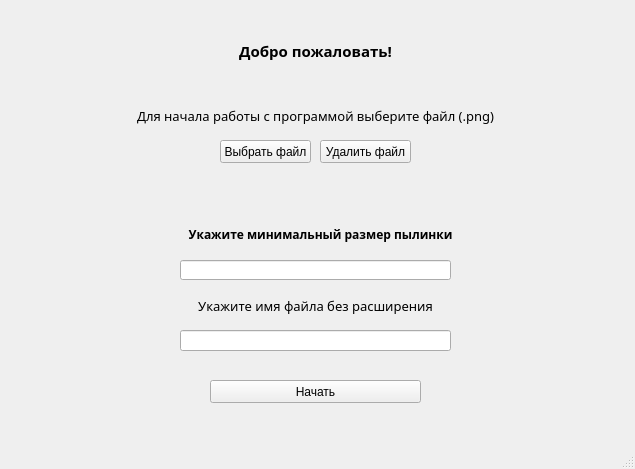
<?xml version="1.0" encoding="UTF-8"?>
<ui version="4.0">
 <class>MainWindow</class>
 <widget class="QMainWindow" name="MainWindow">
  <property name="geometry">
   <rect>
    <x>0</x>
    <y>0</y>
    <width>635</width>
    <height>469</height>
   </rect>
  </property>
  <property name="windowTitle">
   <string>MainWindow</string>
  </property>
  <widget class="QWidget" name="centralwidget">
   <widget class="QLabel" name="label">
    <property name="geometry">
     <rect>
      <x>0</x>
      <y>0</y>
      <width>631</width>
      <height>101</height>
     </rect>
    </property>
    <property name="font">
     <font>
      <family>Bodoni MT Black</family>
      <pointsize>11</pointsize>
      <weight>75</weight>
      <bold>true</bold>
     </font>
    </property>
    <property name="layoutDirection">
     <enum>Qt::LeftToRight</enum>
    </property>
    <property name="text">
     <string>Добро пожаловать!</string>
    </property>
    <property name="alignment">
     <set>Qt::AlignCenter</set>
    </property>
   </widget>
   <widget class="QLabel" name="label_2">
    <property name="geometry">
     <rect>
      <x>0</x>
      <y>60</y>
      <width>631</width>
      <height>111</height>
     </rect>
    </property>
    <property name="font">
     <font>
      <family>Bahnschrift SemiLight</family>
      <pointsize>10</pointsize>
      <weight>50</weight>
      <bold>false</bold>
     </font>
    </property>
    <property name="text">
     <string>Для начала работы с программой выберите файл (.png)</string>
    </property>
    <property name="alignment">
     <set>Qt::AlignCenter</set>
    </property>
   </widget>
   <widget class="QPushButton" name="edit_file">
    <property name="geometry">
     <rect>
      <x>220</x>
      <y>140</y>
      <width>91</width>
      <height>23</height>
     </rect>
    </property>
    <property name="text">
     <string>Выбрать файл</string>
    </property>
   </widget>
   <widget class="QLabel" name="label_3">
    <property name="geometry">
     <rect>
      <x>0</x>
      <y>270</y>
      <width>631</width>
      <height>71</height>
     </rect>
    </property>
    <property name="font">
     <font>
      <family>Bodoni MT Poster Compressed</family>
      <pointsize>10</pointsize>
     </font>
    </property>
    <property name="text">
     <string>Укажите имя файла без расширения</string>
    </property>
    <property name="alignment">
     <set>Qt::AlignCenter</set>
    </property>
   </widget>
   <widget class="QLineEdit" name="file_name">
    <property name="geometry">
     <rect>
      <x>180</x>
      <y>330</y>
      <width>271</width>
      <height>21</height>
     </rect>
    </property>
   </widget>
   <widget class="QPushButton" name="start_btn">
    <property name="geometry">
     <rect>
      <x>210</x>
      <y>380</y>
      <width>211</width>
      <height>23</height>
     </rect>
    </property>
    <property name="text">
     <string>Начать</string>
    </property>
   </widget>
   <widget class="QLabel" name="files_label">
    <property name="geometry">
     <rect>
      <x>10</x>
      <y>180</y>
      <width>621</width>
      <height>31</height>
     </rect>
    </property>
    <property name="text">
     <string/>
    </property>
    <property name="alignment">
     <set>Qt::AlignCenter</set>
    </property>
   </widget>
   <widget class="QPushButton" name="del_btn">
    <property name="geometry">
     <rect>
      <x>320</x>
      <y>140</y>
      <width>91</width>
      <height>23</height>
     </rect>
    </property>
    <property name="text">
     <string>Удалить файл</string>
    </property>
   </widget>
   <widget class="QLabel" name="label_4">
    <property name="geometry">
     <rect>
      <x>0</x>
      <y>219</y>
      <width>641</width>
      <height>31</height>
     </rect>
    </property>
    <property name="font">
     <font>
      <family>Bodoni MT Poster Compressed</family>
      <pointsize>9</pointsize>
      <weight>75</weight>
      <bold>true</bold>
     </font>
    </property>
    <property name="text">
     <string>Укажите минимальный размер пылинки</string>
    </property>
    <property name="alignment">
     <set>Qt::AlignCenter</set>
    </property>
   </widget>
   <widget class="QLineEdit" name="size_edit">
    <property name="geometry">
     <rect>
      <x>180</x>
      <y>260</y>
      <width>271</width>
      <height>20</height>
     </rect>
    </property>
   </widget>
  </widget>
  <widget class="QMenuBar" name="menubar">
   <property name="geometry">
    <rect>
     <x>0</x>
     <y>0</y>
     <width>635</width>
     <height>22</height>
    </rect>
   </property>
  </widget>
  <widget class="QStatusBar" name="statusbar"/>
 </widget>
 <resources/>
 <connections/>
</ui>
